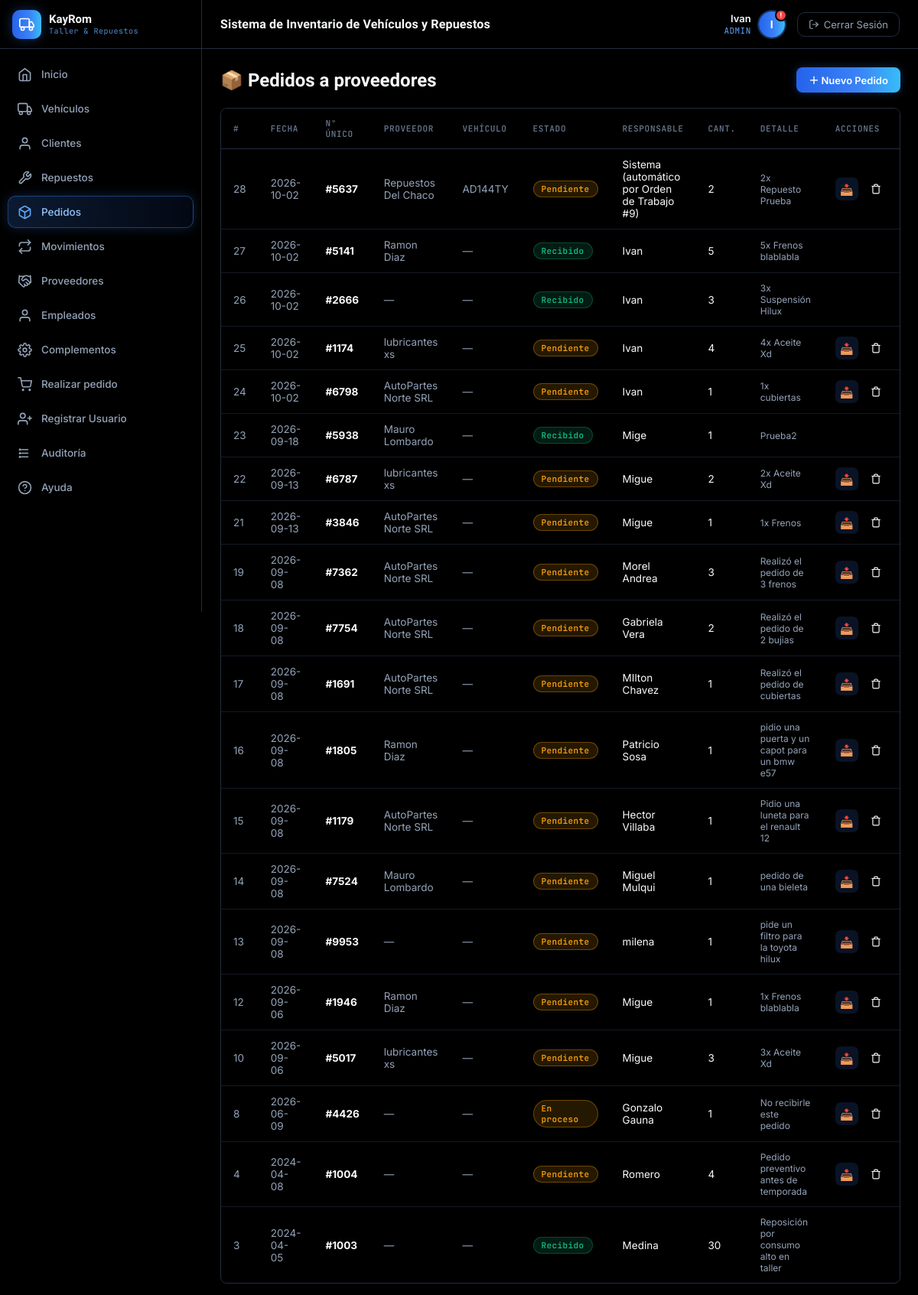
/index.php?page=pedidos (signed in), run on the app's committed database.
### tables this page shows
CREATE TABLE `pedidos` (
  `id` int NOT NULL AUTO_INCREMENT,
  `fecha_pedidos` datetime DEFAULT NULL,
  `estado_pedido` varchar(45) DEFAULT NULL,
  `responsable_pedido` varchar(45) DEFAULT NULL,
  `numero_unico` int DEFAULT NULL,
  `cantidad` int DEFAULT NULL,
  `detalle_pedido_id` int DEFAULT NULL,
  `proveedor_id` int DEFAULT NULL,
  `fecha_recepcion` datetime DEFAULT NULL,
  `vehiculo_id` int DEFAULT NULL,
  `orden_trabajo_id` int DEFAULT NULL,
  PRIMARY KEY (`id`),
  KEY `detalle_pedido_id` (`detalle_pedido_id`),
  KEY `fk_pedidos_proveedor` (`proveedor_id`),
  KEY `fk_pedidos_vehiculo` (`vehiculo_id`),
  KEY `fk_pedidos_orden` (`orden_trabajo_id`),
  CONSTRAINT `fk_pedidos_orden` FOREIGN KEY (`orden_trabajo_id`) REFERENCES `orden_trabajo` (`id`) ON DELETE SET NULL,
  CONSTRAINT `fk_pedidos_proveedor` FOREIGN KEY (`proveedor_id`) REFERENCES `proveedor` (`id`) ON DELETE SET NULL,
  CONSTRAINT `fk_pedidos_vehiculo` FOREIGN KEY (`vehiculo_id`) REFERENCES `vehiculo` (`id`) ON DELETE SET NULL,
  CONSTRAINT `pedidos_ibfk_1` FOREIGN KEY (`detalle_pedido_id`) REFERENCES `detalle_pedido` (`id`)
);

CREATE TABLE `proveedor` (
  `id` int NOT NULL AUTO_INCREMENT,
  `cuit` bigint DEFAULT NULL,
  `nombre_proveedor` varchar(150) NOT NULL,
  `telefono` bigint DEFAULT NULL,
  `email` varchar(50) DEFAULT NULL,
  `persona_id` int DEFAULT NULL,
  PRIMARY KEY (`id`),
  KEY `persona_id` (`persona_id`),
  CONSTRAINT `proveedor_ibfk_1` FOREIGN KEY (`persona_id`) REFERENCES `persona` (`id`)
);

CREATE TABLE `vehiculo` (
  `id` int NOT NULL AUTO_INCREMENT,
  `cantidad_vehiculo` int DEFAULT '0',
  `patente` varchar(20) DEFAULT NULL,
  `numero_chasis` varchar(20) DEFAULT NULL,
  `numero_motor` varchar(30) DEFAULT NULL,
  `fecha_ingreso` datetime DEFAULT NULL,
  `compatibilidad_repuestos_id` int DEFAULT '0',
  `tipo_vehiculo_id` int DEFAULT NULL,
  `modelo_vehiculo_id` int DEFAULT NULL,
  `estado_taller` varchar(30) NOT NULL DEFAULT 'En Diagnóstico',
  `kilometraje` int NOT NULL DEFAULT '0',
  `anio` int DEFAULT NULL,
  `cliente_id` int DEFAULT NULL,
  PRIMARY KEY (`id`),
  KEY `tipo_vehiculo_id` (`tipo_vehiculo_id`),
  KEY `modelo_vehiculo_id` (`modelo_vehiculo_id`),
  KEY `fk_vehiculo_cliente` (`cliente_id`),
  CONSTRAINT `fk_vehiculo_cliente` FOREIGN KEY (`cliente_id`) REFERENCES `cliente` (`id`) ON DELETE SET NULL,
  CONSTRAINT `vehiculo_ibfk_1` FOREIGN KEY (`tipo_vehiculo_id`) REFERENCES `tipo_vehiculo` (`id`),
  CONSTRAINT `vehiculo_ibfk_2` FOREIGN KEY (`modelo_vehiculo_id`) REFERENCES `modelo_vehiculo` (`id`)
);

CREATE TABLE `detalle_pedido` (
  `id` int NOT NULL AUTO_INCREMENT,
  `detalle_pedido` varchar(500) DEFAULT NULL,
  `productos_id` int DEFAULT NULL,
  PRIMARY KEY (`id`),
  KEY `productos_id` (`productos_id`),
  CONSTRAINT `detalle_pedido_ibfk_1` FOREIGN KEY (`productos_id`) REFERENCES `productos` (`id`)
);

### backend/pedidos/controller/PedidoController.php (called while the page is built, shortened)
<?php
class PedidoController {
    private $model;
    public function __construct() {
        $this->model = new PedidoModel();
    }
    public function index() {
        $data = [
            'pedidos'     => $this->model->getAll(),
            'proveedores' => (new ProveedorModel())->getAll(),
            'repuestos'   => (new RepuestoModel())->getAll(),
            'activePage'  => 'pedidos'
        ];
        require_once 'backend/pedidos/views/pedidos_listado.php';
    }
}

### config/base_datos.php (called while the page is built, shortened)
<?php
class Database {
    private static $instance = null;
    public $conexion;
    private function __construct() {
        $this->conexion = new mysqli(DB_HOST, DB_USER, DB_PASS, DB_NAME);
        $this->conexion->set_charset(DB_CHARSET);
    }
    public static function getInstance() {
        if (self::$instance === null) {
            self::$instance = new Database();
        }
        return self::$instance;
    }
    public function getConexion() {
        return $this->conexion;
    }
}

### backend/pedidos/model/PedidoModel.php (called while the page is built, shortened)
<?php
class PedidoModel {
    private $db;
    public function __construct() {
        $this->db = Database::getInstance()->getConexion();
    }
    public function getAll() {
        $sql = "SELECT p.*, dp.detalle_pedido, pr.nombre_proveedor, v.patente
                FROM pedidos p
                LEFT JOIN detalle_pedido dp ON dp.id = p.detalle_pedido_id
                LEFT JOIN proveedor pr      ON pr.id = p.proveedor_id
                LEFT JOIN vehiculo v        ON v.id  = p.vehiculo_id
                ORDER BY p.fecha_pedidos DESC, p.id DESC";
        $result = $this->db->query($sql);
        return $result ? $result->fetch_all(MYSQLI_ASSOC) : [];
    }
}

### backend/proveedor/models/ProveedorModel.php (called while the page is built, shortened)
<?php
class ProveedorModel {
    private $db;
    public function __construct() {
        $this->db = Database::getInstance()->getConexion();
    }
    public function getAll() {
        $sql = "SELECT pr.*, p.nombre, p.apellido
                FROM proveedor pr
                LEFT JOIN persona p ON p.id = pr.persona_id
                ORDER BY pr.nombre_proveedor ASC";
        $result = $this->db->query($sql);
        return $result ? $result->fetch_all(MYSQLI_ASSOC) : [];
    }
}

### backend/repuestos/model/RepuestoModel.php (called while the page is built, shortened)
<?php
class RepuestoModel {
    private $db;
    public function __construct() {
        $this->db = Database::getInstance()->getConexion();
    }
    public function getAll() {
        $result = $this->db->query(
            "SELECT r.*, pr.nombre_proveedor
             FROM repuestos r
             LEFT JOIN proveedor pr ON pr.id = r.proveedor_id
             ORDER BY r.nombre ASC"
        );
        return $result ? $result->fetch_all(MYSQLI_ASSOC) : [];
    }
}

### backend/pedidos/views/pedidos_listado.php (the view, shortened to what this page needs)
<?php require_once 'compartidoCREO/views/encabezado.php'; ?>
<div class="page-header">
    <h1>📦 Pedidos a proveedores</h1>
    <button type="button" class="btn btn-primary" onclick="abrirModal('modal-nuevo-pedido')">＋ Nuevo Pedido</button>
</div>
<div class="panel">
    <div class="panel-body">
        <table>
            <thead>
                <tr><th>#</th><th>Fecha</th><th>N° Único</th><th>Proveedor</th><th>Vehículo</th><th>Estado</th><th>Responsable</th><th>Cant.</th><th>Detalle</th><th>Acciones</th></tr>
            </thead>
            <tbody>
            <?php if(empty($data['pedidos'])): ?>
                <tr><td colspan="10" style="text-align:center;color:var(--text-muted);padding:30px;">No hay pedidos registrados</td></tr>
            <?php else: foreach($data['pedidos'] as $p): ?>
                <?php
                $estado = strtolower($p['estado_pedido'] ?? '');
                $recibido = ($estado === 'entregado');
                if ($recibido)                 { $ecls = 'disponible'; }
                elseif ($estado === 'cancelado') { $ecls = 'vendido'; }
                else                           { $ecls = 'reparacion'; }
                ?>
                <tr>
                    <td style="color:var(--text-muted);"><?= $p['id'] ?></td>
                    <td style="color:var(--text-muted);"><?= substr($p['fecha_pedidos'],0,10) ?></td>
                    <td><strong>#<?= $p['numero_unico'] ?></strong></td>
                    <td style="color:var(--text-muted);"><?= htmlspecialchars($p['nombre_proveedor'] ?? '—') ?></td>
                    <td style="color:var(--text-muted);"><?= htmlspecialchars($p['patente'] ?? '—') ?></td>
                    <td><span class="badge-status <?= $ecls ?>"><?= $recibido ? 'Recibido' : htmlspecialchars($p['estado_pedido']) ?></span></td>
                    <td><?= htmlspecialchars($p['responsable_pedido'] ?? '-') ?></td>
                    <td><?= $p['cantidad'] ?></td>
                    <td style="color:var(--text-muted);font-size:12px;"><?= htmlspecialchars(substr($p['detalle_pedido'] ?? '-', 0, 60)) ?></td>
                    <td>
                        <div class="action-icons">
                            <?php if(!$recibido && $estado !== 'cancelado'): ?>
                            <a href="index.php?page=pedidos&action=recibir&id=<?= $p['id'] ?>"
                               onclick="return confirmarAccion(this.href, '¿Llegó este pedido? Se va a sumar al stock lo que se pidió.')"
                               class="action-edit" title="Recibir pedido (suma al stock)">📥</a>
                            <?php endif; ?>
                            <?php if(!$recibido): ?>
                            <a href="index.php?page=pedidos&action=delete&id=<?= $p['id'] ?>"
                               onclick="return confirmarAccion(this.href, '¿Eliminar este pedido?')"
                               style="color:var(--text-primary);"
                               title="Eliminar"><svg width="14" height="14" viewBox="0 0 24 24" fill="none" stroke="currentColor" stroke-width="2" stroke-linecap="round" stroke-linejoin="round"><polyline points="3 6 5 6 21 6"/><path d="M19 6v14a2 2 0 0 1-2 2H7a2 2 0 0 1-2-2V6m3 0V4a2 2 0 0 1 2-2h4a2 2 0 0 1 2 2v2"/></svg></a>
                            <?php endif; ?>
                        </div>
                    </td>
                </tr>
            <?php endforeach; endif; ?>
            </tbody>
        </table>
    </div>
</div>
<?php require_once 'compartidoCREO/views/pie_pagina.php'; ?>

### public/css/style.css (style rules this page uses)
:root { --bg-dark: #000000; --bg-panel: #000000; --bg-card: #000000; --bg-hover: #121316; --sidebar-w: 264px; --accent-blue: #3B82F6; --accent-green: #10B981; --accent-orange:#F59E0B; --accent-red: #EF4444; --accent-blue-bright: #60A5FA; --accent-indigo: #6366F1; --gradient-primary: linear-gradient(90deg, #2563EB 0%, #3B82F6 60%, #38BDF8 100%); --text-primary: #F8FAFC; --text-muted: #94A3B8; --text-dim: #64748B; --border: #232B3E; --radius: 8px; --transition: 0.18s ease; --font-display: 'Plus Jakarta Sans', sans-serif; --font-body: 'Inter', sans-serif; --font-mono: 'JetBrains Mono', monospace; }
*, *::before, *::after { margin: 0; padding: 0; box-sizing: border-box; }
body { font-family: var(--font-body); background: var(--bg-dark); color: var(--text-primary); display: flex; min-height: 100vh; overflow-x: hidden; }
.panel { background: var(--bg-card); border: 1px solid var(--border); border-radius: var(--radius); overflow: hidden; box-shadow: 0 1px 3px rgba(0,0,0,0.35); }
.panel-body { padding: 0; overflow-x: auto; }
table { width: 100%; border-collapse: collapse; font-size: 13.5px; }
thead th { padding: 12px 16px; text-align: left; color: var(--text-dim); font-weight: 600; font-size: 11px; letter-spacing: 0.06em; text-transform: uppercase; background: var(--bg-dark); font-family: var(--font-mono); border-bottom: 1px solid var(--border); }
tbody td { padding: 12px 16px; border-bottom: 1px solid rgba(35,43,62,0.6); color: var(--text-primary); }
tbody tr:last-child td { border-bottom: none; }
.badge-status { padding: 3px 10px; border-radius: 20px; font-size: 11px; font-weight: 600; letter-spacing: 0.4px; display: inline-block; font-family: var(--font-mono); }
.badge-status.disponible { background: rgba(16,185,129,0.15); color: #10B981; border: 1px solid rgba(16,185,129,0.3); }
.badge-status.reparacion { background: rgba(245,158,11,0.15); color: #F59E0B; border: 1px solid rgba(245,158,11,0.35); }
.btn { display: inline-flex; align-items: center; gap: 6px; padding: 7px 16px; border-radius: 8px; border: none; cursor: pointer; font-family: var(--font-body); font-size: 13px; font-weight: 600; text-decoration: none; transition: all var(--transition); }
.btn-primary { background: var(--gradient-primary); color: #fff; box-shadow: 0 0 12px rgba(59,130,246,0.3); }
.page-header { display: flex; align-items: center; justify-content: space-between; margin-bottom: 20px; }
.page-header h1 { font-family: var(--font-display); font-size: 24px; font-weight: 700; color: var(--text-primary); }
.action-icons { display: flex; gap: 8px; align-items: center; }
.action-icons a { width: 30px; height: 30px; border-radius: 7px; display: flex; align-items: center; justify-content: center; font-size: 14px; text-decoration: none; transition: all var(--transition); }
.action-edit { background: rgba(59,130,246,0.15); color: var(--accent-blue-bright); }
.stat-card, .panel, .btn, .nav-icon-btn, .action-icons a, .module-chip, .filter-group select, .quick-modal-box { transition: transform 0.15s ease, box-shadow 0.15s ease, border-color 0.15s ease, background 0.15s ease, color 0.15s ease; }
tbody tr { transition: background 0.12s ease, box-shadow 0.12s ease; }

### data on the page
pedidos: id "28", fecha_pedidos "2026-10-02", numero_unico "5637", proveedor.nombre_proveedor "Repuestos Del Chaco", vehiculo.patente "AD144TY", estado_pedido "Pendiente", responsable_pedido "Sistema (automático por Orden de Trabajo #9)", cantidad "2", detalle_pedido.detalle_pedido "2x Repuesto Prueba"
pedidos: id "27", fecha_pedidos "2026-10-02", numero_unico "5141", proveedor.nombre_proveedor "Ramon Diaz", patente "—", estado_pedido "Recibido", responsable_pedido "Ivan", cantidad "5", detalle_pedido.detalle_pedido "5x Frenos blablabla"
pedidos: id "26", fecha_pedidos "2026-10-02", numero_unico "2666", nombre_proveedor "—", patente "—", estado_pedido "Recibido", responsable_pedido "Ivan", cantidad "3", detalle_pedido.detalle_pedido "3x Suspensión Hilux"
pedidos: id "25", fecha_pedidos "2026-10-02", numero_unico "1174", proveedor.nombre_proveedor "lubricantes xs", patente "—", estado_pedido "Pendiente", responsable_pedido "Ivan", cantidad "4", detalle_pedido.detalle_pedido "4x Aceite Xd"
pedidos: id "24", fecha_pedidos "2026-10-02", numero_unico "6798", proveedor.nombre_proveedor "AutoPartes Norte SRL", patente "—", estado_pedido "Pendiente", responsable_pedido "Ivan", cantidad "1", detalle_pedido.detalle_pedido "1x cubiertas"
pedidos: id "23", fecha_pedidos "2026-09-18", numero_unico "5938", proveedor.nombre_proveedor "Mauro Lombardo", patente "—", estado_pedido "Recibido", responsable_pedido "Mige", cantidad "1", detalle_pedido.detalle_pedido "Prueba2"
pedidos: id "22", fecha_pedidos "2026-09-13", numero_unico "6787", proveedor.nombre_proveedor "lubricantes xs", patente "—", estado_pedido "Pendiente", responsable_pedido "Migue", cantidad "2", detalle_pedido.detalle_pedido "2x Aceite Xd"
pedidos: id "21", fecha_pedidos "2026-09-13", numero_unico "3846", proveedor.nombre_proveedor "AutoPartes Norte SRL", patente "—", estado_pedido "Pendiente", responsable_pedido "Migue", cantidad "1", detalle_pedido.detalle_pedido "1x Frenos"
pedidos: id "19", fecha_pedidos "2026-09-08", numero_unico "7362", proveedor.nombre_proveedor "AutoPartes Norte SRL", patente "—", estado_pedido "Pendiente", responsable_pedido "Morel Andrea", cantidad "3", detalle_pedido.detalle_pedido "Realizó el pedido de 3 frenos"
pedidos: id "18", fecha_pedidos "2026-09-08", numero_unico "7754", proveedor.nombre_proveedor "AutoPartes Norte SRL", patente "—", estado_pedido "Pendiente", responsable_pedido "Gabriela Vera", cantidad "2", detalle_pedido.detalle_pedido "Realizó el pedido de 2 bujias"
pedidos: id "17", fecha_pedidos "2026-09-08", numero_unico "1691", proveedor.nombre_proveedor "AutoPartes Norte SRL", patente "—", estado_pedido "Pendiente", responsable_pedido "MIlton Chavez", cantidad "1", detalle_pedido.detalle_pedido "Realizó el pedido de cubiertas"
pedidos: id "16", fecha_pedidos "2026-09-08", numero_unico "1805", proveedor.nombre_proveedor "Ramon Diaz", patente "—", estado_pedido "Pendiente", responsable_pedido "Patricio Sosa", cantidad "1", detalle_pedido.detalle_pedido "pidio una puerta y un capot para un bmw e57"
pedidos: id "15", fecha_pedidos "2026-09-08", numero_unico "1179", proveedor.nombre_proveedor "AutoPartes Norte SRL", patente "—", estado_pedido "Pendiente", responsable_pedido "Hector Villaba", cantidad "1", detalle_pedido.detalle_pedido "Pidio una luneta para el renault 12"
pedidos: id "14", fecha_pedidos "2026-09-08", numero_unico "7524", proveedor.nombre_proveedor "Mauro Lombardo", patente "—", estado_pedido "Pendiente", responsable_pedido "Miguel Mulqui", cantidad "1", detalle_pedido.detalle_pedido "pedido de una bieleta"
pedidos: id "13", fecha_pedidos "2026-09-08", numero_unico "9953", nombre_proveedor "—", patente "—", estado_pedido "Pendiente", responsable_pedido "milena", cantidad "1", detalle_pedido.detalle_pedido "pide un filtro para la toyota hilux"
pedidos: id "12", fecha_pedidos "2026-09-06", numero_unico "1946", proveedor.nombre_proveedor "Ramon Diaz", patente "—", estado_pedido "Pendiente", responsable_pedido "Migue", cantidad "1", detalle_pedido.detalle_pedido "1x Frenos blablabla"
pedidos: id "10", fecha_pedidos "2026-09-06", numero_unico "5017", proveedor.nombre_proveedor "lubricantes xs", patente "—", estado_pedido "Pendiente", responsable_pedido "Migue", cantidad "3", detalle_pedido.detalle_pedido "3x Aceite Xd"
pedidos: id "8", fecha_pedidos "2026-06-09", numero_unico "4426", nombre_proveedor "—", patente "—", estado_pedido "En proceso", responsable_pedido "Gonzalo Gauna", cantidad "1", detalle_pedido.detalle_pedido "No recibirle este pedido"
pedidos: id "4", fecha_pedidos "2024-04-08", numero_unico "1004", nombre_proveedor "—", patente "—", estado_pedido "Pendiente", responsable_pedido "Romero", cantidad "4", detalle_pedido.detalle_pedido "Pedido preventivo antes de temporada"
pedidos: id "3", fecha_pedidos "2024-04-05", numero_unico "1003", nombre_proveedor "—", patente "—", estado_pedido "Recibido", responsable_pedido "Medina", cantidad "30", detalle_pedido.detalle_pedido "Reposición por consumo alto en taller"

### other printed values
$nombreUsuario "Ivan"
$rolUsuario "ADMIN"
substr($nombreUsuario, 0, 1) "I"
